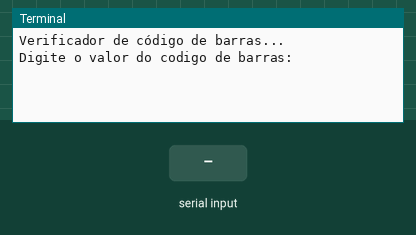
A program run on a simulated Raspberry Pi (header pin numbers). Parts: the last lines printed to the terminal. The test bench sets the inputs (shaded band).

Above: at 1.2 s.
1.3 s: "Altura:" typed at the terminal, then Enter
At 2.1 s:
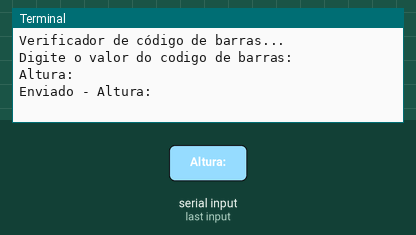
2.8 s: "Altura:\n" received over the second serial link
At 3.3 s:
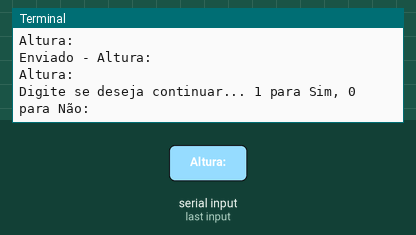
4.3 s: "1" typed at the terminal, then Enter
At 5.5 s:
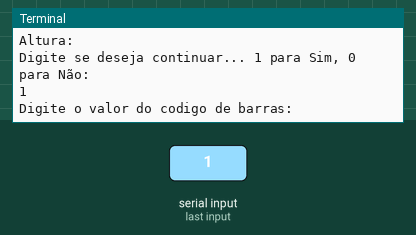
5.8 s: "0" typed at the terminal, then Enter
At 6.8 s:
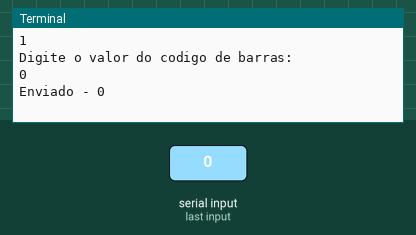
7.3 s: "2\n" received over the second serial link
At 7.9 s:
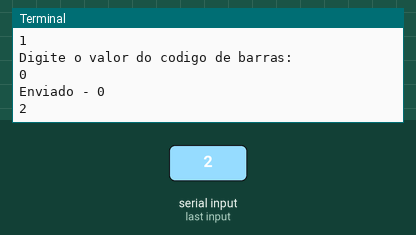

The program:

projeto_1.py
```python
#Script / código em Python para integrar dados entre um Raspberry Pi 4 e um Arduino Uno via comunicação serial

# IMPORTAÇÃO DE BIBLIOTECAS

import RPi.GPIO as GPIO # importa a biblioteca que permite controle dos pinos GPIO do Raspberry Pi
import time # importa biblioteca com várias funções de tempo
import serial # importa a biblioteca de comunicação serial com dispositivos externos, como o Arduino

# ----------------------------------------------------------------------------------------------------------------------------------

# CONFIGURAÇÕES INICIAIS

# Configura a comunicação serial com o Arduino
# Estamos criando um objeto Serial chamado ser que representa a comunicação serial com o dispositivo conectado à porta /dev/ttyACM0 do Raspberry Pi
# Com uma velocidade de transmissão de 115200 bps.

ser = serial.Serial("/dev/ttyACM0", 115200)

GPIO.setmode(GPIO.BOARD) # Configuração do modo de numeração dos pinos do GPIO, caso seja conectado algum LED ou algo do tipo no Rasperry.

# Mensagem inicial
print("Verificador de código de barras...")

# ----------------------------------------------------------------------------------------------------------------------------------

# LOOP PRINCIPAL DO PROGRAMA

while True:
    # Lê a variável digitada pelo usuário
    comando = input("Digite o valor do codigo de barras: ")

    # Converte a variável para bytes
    data = comando.encode()

    # Envia a variável para o Arduino
    ser.write(data)

    # Exibe mensagem de confirmação de envio para o Arduino
    print(f"Enviado - {comando}")

    # Lê a resposta do Arduino até encontrar a informação de "Altura"

    resposta = "" #Inicializa variável resposta como uma string vazia. Será utilizada para armazenar a resposta do arduino
    while not resposta.startswith("Altura:"): #Loop while enquanto a string não começar com "Altura"
        resposta = ser.readline().decode().strip()
        print(resposta) #Imprime a resposta atual do Aduino

    # Lê se o usuário deseja continuar
    continuar = input("Digite se deseja continuar... 1 para Sim, 0 para Não: ")

    # Se o valor de continuar for diferente de 1 encerra o programa
    if continuar != '1':
        break

# ----------------------------------------------------------------------------------------------------------------------------------

# Fechar a conexão com a porta serial
ser.close()

print("Programa encerrado.")

# ----------------------------------------------------------------------------------------------------------------------------------

#OBSERVAÇÕES

#ser.readline() lê uma linha de dados da porta serial
#.decode() converte os bytes lidos em uma string unicode
#remove espaços em branco do inicio e do fim da sring
```

Measured:
- after the input at 1.3 s, the terminal: prints a new line at once (image 1)
- after the input at 2.8 s, the terminal: prints a new line at once (image 2)
- after the input at 4.3 s, the terminal: prints a new line at once (image 3)
- after the input at 5.8 s, the terminal: prints a new line at once (image 4)
- after the input at 7.3 s, the terminal: prints a new line at once (image 5)
